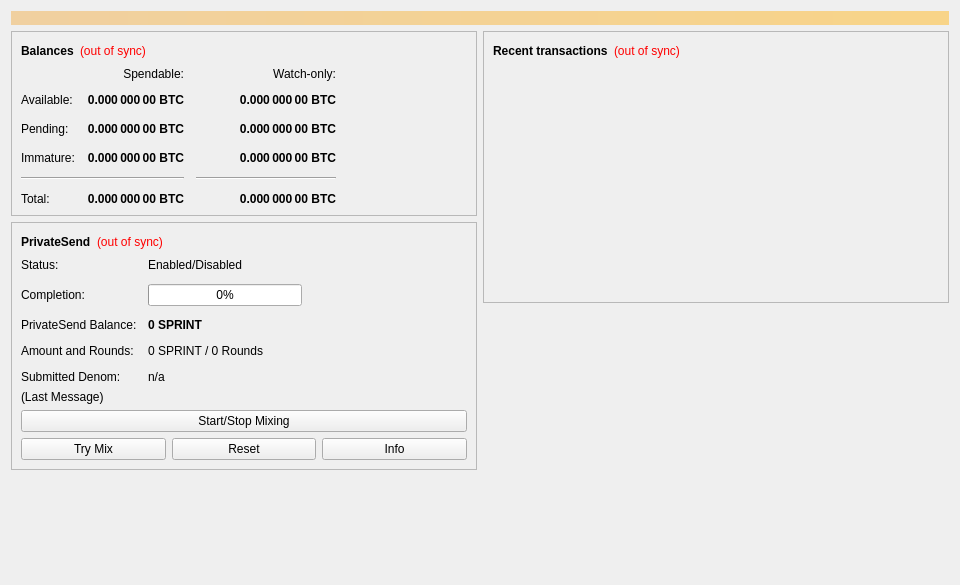
<?xml version="1.0" encoding="UTF-8"?>
<ui version="4.0">
 <class>OverviewPage</class>
 <widget class="QWidget" name="OverviewPage">
  <property name="geometry">
   <rect>
    <x>0</x>
    <y>0</y>
    <width>960</width>
    <height>585</height>
   </rect>
  </property>
  <property name="minimumSize">
   <size>
    <width>960</width>
    <height>0</height>
   </size>
  </property>
  <property name="windowTitle">
   <string>Form</string>
  </property>
  <layout class="QVBoxLayout" name="topLayout">
   <item>
    <widget class="QLabel" name="labelAlerts">
     <property name="visible">
      <bool>false</bool>
     </property>
     <property name="styleSheet">
      <string notr="true">QLabel { background-color: qlineargradient(x1: 0, y1: 0, x2: 1, y2: 0, stop:0 #F0D0A0, stop:1 #F8D488); color:#000000; }</string>
     </property>
     <property name="wordWrap">
      <bool>true</bool>
     </property>
     <property name="margin">
      <number>3</number>
     </property>
     <property name="textInteractionFlags">
      <set>Qt::TextSelectableByMouse</set>
     </property>
    </widget>
   </item>
   <item>
    <layout class="QHBoxLayout" name="horizontalLayout" stretch="1,1">
     <item>
      <layout class="QVBoxLayout" name="verticalLayout_2">
       <item>
        <widget class="QFrame" name="frame">
         <property name="frameShape">
          <enum>QFrame::StyledPanel</enum>
         </property>
         <property name="frameShadow">
          <enum>QFrame::Raised</enum>
         </property>
         <layout class="QVBoxLayout" name="verticalLayout_4">
          <item>
           <layout class="QHBoxLayout" name="horizontalLayout_4">
            <item>
             <widget class="QLabel" name="label_5">
              <property name="font">
               <font>
                <weight>75</weight>
                <bold>true</bold>
               </font>
              </property>
              <property name="text">
               <string>Balances</string>
              </property>
             </widget>
            </item>
            <item>
             <widget class="QLabel" name="labelWalletStatus">
              <property name="toolTip">
               <string>The displayed information may be out of date. Your wallet automatically synchronizes with the Sprint network after a connection is established, but this process has not completed yet.</string>
              </property>
              <property name="styleSheet">
               <string notr="true">QLabel { color: red; }</string>
              </property>
              <property name="text">
               <string notr="true">(out of sync)</string>
              </property>
              <property name="alignment">
               <set>Qt::AlignLeading|Qt::AlignLeft|Qt::AlignVCenter</set>
              </property>
             </widget>
            </item>
            <item>
             <spacer name="horizontalSpacer_3">
              <property name="orientation">
               <enum>Qt::Horizontal</enum>
              </property>
              <property name="sizeHint" stdset="0">
               <size>
                <width>40</width>
                <height>20</height>
               </size>
              </property>
             </spacer>
            </item>
           </layout>
          </item>
          <item>
           <layout class="QGridLayout" name="gridLayout">
            <property name="spacing">
             <number>12</number>
            </property>
            <item row="2" column="2">
             <widget class="QLabel" name="labelWatchPending">
              <property name="font">
               <font>
                <weight>75</weight>
                <bold>true</bold>
               </font>
              </property>
              <property name="cursor">
               <cursorShape>IBeamCursor</cursorShape>
              </property>
              <property name="toolTip">
               <string>Unconfirmed transactions to watch-only addresses</string>
              </property>
              <property name="text">
               <string notr="true">0.000 000 00 BTC</string>
              </property>
              <property name="alignment">
               <set>Qt::AlignRight|Qt::AlignTrailing|Qt::AlignVCenter</set>
              </property>
              <property name="textInteractionFlags">
               <set>Qt::LinksAccessibleByMouse|Qt::TextSelectableByKeyboard|Qt::TextSelectableByMouse</set>
              </property>
             </widget>
            </item>
            <item row="2" column="1">
             <widget class="QLabel" name="labelUnconfirmed">
              <property name="font">
               <font>
                <weight>75</weight>
                <bold>true</bold>
               </font>
              </property>
              <property name="cursor">
               <cursorShape>IBeamCursor</cursorShape>
              </property>
              <property name="toolTip">
               <string>Total of transactions that have yet to be confirmed, and do not yet count toward the spendable balance</string>
              </property>
              <property name="text">
               <string notr="true">0.000 000 00 BTC</string>
              </property>
              <property name="alignment">
               <set>Qt::AlignRight|Qt::AlignTrailing|Qt::AlignVCenter</set>
              </property>
              <property name="textInteractionFlags">
               <set>Qt::LinksAccessibleByMouse|Qt::TextSelectableByKeyboard|Qt::TextSelectableByMouse</set>
              </property>
             </widget>
            </item>
            <item row="3" column="2">
             <widget class="QLabel" name="labelWatchImmature">
              <property name="font">
               <font>
                <weight>75</weight>
                <bold>true</bold>
               </font>
              </property>
              <property name="cursor">
               <cursorShape>IBeamCursor</cursorShape>
              </property>
              <property name="toolTip">
               <string>Mined balance in watch-only addresses that has not yet matured</string>
              </property>
              <property name="text">
               <string notr="true">0.000 000 00 BTC</string>
              </property>
              <property name="alignment">
               <set>Qt::AlignRight|Qt::AlignTrailing|Qt::AlignVCenter</set>
              </property>
              <property name="textInteractionFlags">
               <set>Qt::LinksAccessibleByMouse|Qt::TextSelectableByKeyboard|Qt::TextSelectableByMouse</set>
              </property>
             </widget>
            </item>
            <item row="4" column="0" colspan="2">
             <widget class="Line" name="lineSpendableBalance">
              <property name="orientation">
               <enum>Qt::Horizontal</enum>
              </property>
             </widget>
            </item>
            <item row="4" column="2">
             <widget class="Line" name="lineWatchBalance">
              <property name="sizePolicy">
               <sizepolicy hsizetype="Preferred" vsizetype="Fixed">
                <horstretch>0</horstretch>
                <verstretch>0</verstretch>
               </sizepolicy>
              </property>
              <property name="minimumSize">
               <size>
                <width>140</width>
                <height>0</height>
               </size>
              </property>
              <property name="orientation">
               <enum>Qt::Horizontal</enum>
              </property>
             </widget>
            </item>
            <item row="5" column="0">
             <widget class="QLabel" name="labelTotalText">
              <property name="text">
               <string>Total:</string>
              </property>
             </widget>
            </item>
            <item row="3" column="1">
             <widget class="QLabel" name="labelImmature">
              <property name="font">
               <font>
                <weight>75</weight>
                <bold>true</bold>
               </font>
              </property>
              <property name="cursor">
               <cursorShape>IBeamCursor</cursorShape>
              </property>
              <property name="toolTip">
               <string>Mined balance that has not yet matured</string>
              </property>
              <property name="text">
               <string notr="true">0.000 000 00 BTC</string>
              </property>
              <property name="alignment">
               <set>Qt::AlignRight|Qt::AlignTrailing|Qt::AlignVCenter</set>
              </property>
              <property name="textInteractionFlags">
               <set>Qt::LinksAccessibleByMouse|Qt::TextSelectableByKeyboard|Qt::TextSelectableByMouse</set>
              </property>
             </widget>
            </item>
            <item row="2" column="3">
             <spacer name="horizontalSpacer_2">
              <property name="orientation">
               <enum>Qt::Horizontal</enum>
              </property>
              <property name="sizeHint" stdset="0">
               <size>
                <width>40</width>
                <height>20</height>
               </size>
              </property>
             </spacer>
            </item>
            <item row="3" column="0">
             <widget class="QLabel" name="labelImmatureText">
              <property name="text">
               <string>Immature:</string>
              </property>
             </widget>
            </item>
            <item row="5" column="1">
             <widget class="QLabel" name="labelTotal">
              <property name="font">
               <font>
                <weight>75</weight>
                <bold>true</bold>
               </font>
              </property>
              <property name="cursor">
               <cursorShape>IBeamCursor</cursorShape>
              </property>
              <property name="toolTip">
               <string>Your current total balance</string>
              </property>
              <property name="text">
               <string notr="true">0.000 000 00 BTC</string>
              </property>
              <property name="alignment">
               <set>Qt::AlignRight|Qt::AlignTrailing|Qt::AlignVCenter</set>
              </property>
              <property name="textInteractionFlags">
               <set>Qt::LinksAccessibleByMouse|Qt::TextSelectableByKeyboard|Qt::TextSelectableByMouse</set>
              </property>
             </widget>
            </item>
            <item row="5" column="2">
             <widget class="QLabel" name="labelWatchTotal">
              <property name="font">
               <font>
                <weight>75</weight>
                <bold>true</bold>
               </font>
              </property>
              <property name="cursor">
               <cursorShape>IBeamCursor</cursorShape>
              </property>
              <property name="toolTip">
               <string>Current total balance in watch-only addresses</string>
              </property>
              <property name="text">
               <string notr="true">0.000 000 00 BTC</string>
              </property>
              <property name="alignment">
               <set>Qt::AlignRight|Qt::AlignTrailing|Qt::AlignVCenter</set>
              </property>
              <property name="textInteractionFlags">
               <set>Qt::LinksAccessibleByMouse|Qt::TextSelectableByKeyboard|Qt::TextSelectableByMouse</set>
              </property>
             </widget>
            </item>
            <item row="0" column="2">
             <widget class="QLabel" name="labelWatchonly">
              <property name="text">
               <string>Watch-only:</string>
              </property>
              <property name="alignment">
               <set>Qt::AlignRight|Qt::AlignTrailing|Qt::AlignVCenter</set>
              </property>
             </widget>
            </item>
            <item row="1" column="0">
             <widget class="QLabel" name="labelBalanceText">
              <property name="text">
               <string>Available:</string>
              </property>
             </widget>
            </item>
            <item row="1" column="1">
             <widget class="QLabel" name="labelBalance">
              <property name="font">
               <font>
                <weight>75</weight>
                <bold>true</bold>
               </font>
              </property>
              <property name="cursor">
               <cursorShape>IBeamCursor</cursorShape>
              </property>
              <property name="toolTip">
               <string>Your current spendable balance</string>
              </property>
              <property name="text">
               <string notr="true">0.000 000 00 BTC</string>
              </property>
              <property name="alignment">
               <set>Qt::AlignRight|Qt::AlignTrailing|Qt::AlignVCenter</set>
              </property>
              <property name="textInteractionFlags">
               <set>Qt::LinksAccessibleByMouse|Qt::TextSelectableByKeyboard|Qt::TextSelectableByMouse</set>
              </property>
             </widget>
            </item>
            <item row="1" column="2">
             <widget class="QLabel" name="labelWatchAvailable">
              <property name="font">
               <font>
                <weight>75</weight>
                <bold>true</bold>
               </font>
              </property>
              <property name="cursor">
               <cursorShape>IBeamCursor</cursorShape>
              </property>
              <property name="toolTip">
               <string>Your current balance in watch-only addresses</string>
              </property>
              <property name="text">
               <string notr="true">0.000 000 00 BTC</string>
              </property>
              <property name="alignment">
               <set>Qt::AlignRight|Qt::AlignTrailing|Qt::AlignVCenter</set>
              </property>
              <property name="textInteractionFlags">
               <set>Qt::LinksAccessibleByMouse|Qt::TextSelectableByKeyboard|Qt::TextSelectableByMouse</set>
              </property>
             </widget>
            </item>
            <item row="2" column="0">
             <widget class="QLabel" name="labelPendingText">
              <property name="text">
               <string>Pending:</string>
              </property>
             </widget>
            </item>
            <item row="0" column="1">
             <widget class="QLabel" name="labelSpendable">
              <property name="text">
               <string>Spendable:</string>
              </property>
              <property name="alignment">
               <set>Qt::AlignRight|Qt::AlignTrailing|Qt::AlignVCenter</set>
              </property>
             </widget>
            </item>
           </layout>
          </item>
         </layout>
        </widget>
       </item>
       <item>
        <widget class="QFrame" name="framePrivateSend">
         <property name="layoutDirection">
          <enum>Qt::LeftToRight</enum>
         </property>
         <property name="frameShape">
          <enum>QFrame::StyledPanel</enum>
         </property>
         <property name="frameShadow">
          <enum>QFrame::Raised</enum>
         </property>
         <layout class="QVBoxLayout" name="VerticalLayout_PS1">
          <item>
           <layout class="QHBoxLayout" name="horizontalLayout_5">
            <item>
             <widget class="QLabel" name="labelPrivateSendHeader">
              <property name="font">
               <font>
                <weight>75</weight>
                <bold>true</bold>
               </font>
              </property>
              <property name="text">
               <string>PrivateSend</string>
              </property>
             </widget>
            </item>
            <item>
             <widget class="QLabel" name="labelPrivateSendSyncStatus">
              <property name="toolTip">
               <string>The displayed information may be out of date. Your wallet automatically synchronizes with the Sprint network after a connection is established, but this process has not completed yet.</string>
              </property>
              <property name="styleSheet">
               <string notr="true">QLabel { color: red; }</string>
              </property>
              <property name="text">
               <string notr="true">(out of sync)</string>
              </property>
              <property name="alignment">
               <set>Qt::AlignLeading|Qt::AlignLeft|Qt::AlignVCenter</set>
              </property>
             </widget>
            </item>
            <item>
             <spacer name="horizontalSpacer_4">
              <property name="orientation">
               <enum>Qt::Horizontal</enum>
              </property>
              <property name="sizeHint" stdset="0">
               <size>
                <width>40</width>
                <height>20</height>
               </size>
              </property>
             </spacer>
            </item>
           </layout>
          </item>
          <item>
           <layout class="QFormLayout" name="privateSendFormLayout">
            <property name="fieldGrowthPolicy">
             <enum>QFormLayout::AllNonFixedFieldsGrow</enum>
            </property>
            <property name="horizontalSpacing">
             <number>11</number>
            </property>
            <property name="verticalSpacing">
             <number>12</number>
            </property>
            <item row="0" column="0">
             <widget class="QLabel" name="labelPrivateSendEnabledText">
              <property name="text">
               <string>Status:</string>
              </property>
             </widget>
            </item>
            <item row="0" column="1">
             <widget class="QLabel" name="labelPrivateSendEnabled">
              <property name="text">
               <string>Enabled/Disabled</string>
              </property>
             </widget>
            </item>
            <item row="1" column="0">
             <widget class="QLabel" name="labelCompletitionText">
              <property name="text">
               <string>Completion:</string>
              </property>
             </widget>
            </item>
            <item row="1" column="1">
             <widget class="QProgressBar" name="privateSendProgress">
              <property name="maximumSize">
               <size>
                <width>154</width>
                <height>16777215</height>
               </size>
              </property>
              <property name="value">
               <number>0</number>
              </property>
             </widget>
            </item>
            <item row="2" column="0">
             <widget class="QLabel" name="labelAnonymizedText">
              <property name="text">
               <string>PrivateSend Balance:</string>
              </property>
             </widget>
            </item>
            <item row="2" column="1">
             <widget class="QLabel" name="labelAnonymized">
              <property name="font">
               <font>
                <weight>75</weight>
                <bold>true</bold>
               </font>
              </property>
              <property name="text">
               <string notr="true">0 SPRINT</string>
              </property>
             </widget>
            </item>
            <item row="3" column="0">
             <widget class="QLabel" name="labelAmountAndRoundsText">
              <property name="text">
               <string>Amount and Rounds:</string>
              </property>
             </widget>
            </item>
            <item row="3" column="1">
             <widget class="QLabel" name="labelAmountRounds">
              <property name="text">
               <string>0 SPRINT / 0 Rounds</string>
              </property>
             </widget>
            </item>
            <item row="4" column="0">
             <widget class="QLabel" name="labelSubmittedDenomText">
              <property name="text">
               <string>Submitted Denom:</string>
              </property>
             </widget>
            </item>
            <item row="4" column="1">
             <widget class="QLabel" name="labelSubmittedDenom">
              <property name="toolTip">
               <string>The denominations you submitted to the Masternode.&lt;br&gt;To mix, other users must submit the exact same denominations.</string>
              </property>
              <property name="text">
               <string>n/a</string>
              </property>
             </widget>
            </item>
           </layout>
          </item>
          <item>
           <layout class="QVBoxLayout" name="VerticalLayout_PS">
            <item>
             <widget class="QLabel" name="labelPrivateSendLastMessage">
              <property name="text">
               <string>(Last Message)</string>
              </property>
              <property name="alignment">
               <set>Qt::AlignLeading|Qt::AlignLeft|Qt::AlignTop</set>
              </property>
              <property name="wordWrap">
               <bool>true</bool>
              </property>
             </widget>
            </item>
            <item>
             <widget class="QPushButton" name="togglePrivateSend">
              <property name="sizePolicy">
               <sizepolicy hsizetype="MinimumExpanding" vsizetype="Fixed">
                <horstretch>0</horstretch>
                <verstretch>0</verstretch>
               </sizepolicy>
              </property>
              <property name="text">
               <string>Start/Stop Mixing</string>
              </property>
             </widget>
            </item>
            <item>
             <layout class="QHBoxLayout" name="horizontalLayout_debugbuttons">
              <item>
               <widget class="QPushButton" name="privateSendAuto">
                <property name="sizePolicy">
                 <sizepolicy hsizetype="MinimumExpanding" vsizetype="Fixed">
                  <horstretch>0</horstretch>
                  <verstretch>0</verstretch>
                 </sizepolicy>
                </property>
                <property name="toolTip">
                 <string>Try to manually submit a PrivateSend request.</string>
                </property>
                <property name="text">
                 <string>Try Mix</string>
                </property>
               </widget>
              </item>
              <item>
               <widget class="QPushButton" name="privateSendReset">
                <property name="sizePolicy">
                 <sizepolicy hsizetype="MinimumExpanding" vsizetype="Fixed">
                  <horstretch>0</horstretch>
                  <verstretch>0</verstretch>
                 </sizepolicy>
                </property>
                <property name="toolTip">
                 <string>Reset the current status of PrivateSend (can interrupt PrivateSend if it's in the process of Mixing, which can cost you money!)</string>
                </property>
                <property name="autoFillBackground">
                 <bool>false</bool>
                </property>
                <property name="text">
                 <string>Reset</string>
                </property>
               </widget>
              </item>
              <item>
               <widget class="QPushButton" name="privateSendInfo">
                <property name="sizePolicy">
                 <sizepolicy hsizetype="MinimumExpanding" vsizetype="Fixed">
                  <horstretch>0</horstretch>
                  <verstretch>0</verstretch>
                 </sizepolicy>
                </property>
                <property name="toolTip">
                 <string>Information about PrivateSend and Mixing</string>
                </property>
                <property name="text">
                 <string>Info</string>
                </property>
               </widget>
              </item>
             </layout>
            </item>
           </layout>
          </item>
         </layout>
        </widget>
       </item>
       <item>
        <spacer name="verticalSpacer">
         <property name="orientation">
          <enum>Qt::Vertical</enum>
         </property>
         <property name="sizeHint" stdset="0">
          <size>
           <width>20</width>
           <height>40</height>
          </size>
         </property>
        </spacer>
       </item>
      </layout>
     </item>
     <item>
      <layout class="QVBoxLayout" name="verticalLayout_3">
       <item>
        <widget class="QFrame" name="frame_2">
         <property name="frameShape">
          <enum>QFrame::StyledPanel</enum>
         </property>
         <property name="frameShadow">
          <enum>QFrame::Raised</enum>
         </property>
         <layout class="QVBoxLayout" name="verticalLayout">
          <item>
           <layout class="QHBoxLayout" name="horizontalLayout_2">
            <item>
             <widget class="QLabel" name="label_4">
              <property name="font">
               <font>
                <weight>75</weight>
                <bold>true</bold>
               </font>
              </property>
              <property name="text">
               <string>Recent transactions</string>
              </property>
             </widget>
            </item>
            <item>
             <widget class="QLabel" name="labelTransactionsStatus">
              <property name="toolTip">
               <string>The displayed information may be out of date. Your wallet automatically synchronizes with the Sprint network after a connection is established, but this process has not completed yet.</string>
              </property>
              <property name="styleSheet">
               <string notr="true">QLabel { color: red; }</string>
              </property>
              <property name="text">
               <string notr="true">(out of sync)</string>
              </property>
              <property name="alignment">
               <set>Qt::AlignLeading|Qt::AlignLeft|Qt::AlignVCenter</set>
              </property>
             </widget>
            </item>
            <item>
             <spacer name="horizontalSpacer">
              <property name="orientation">
               <enum>Qt::Horizontal</enum>
              </property>
              <property name="sizeHint" stdset="0">
               <size>
                <width>40</width>
                <height>20</height>
               </size>
              </property>
             </spacer>
            </item>
           </layout>
          </item>
          <item>
           <widget class="QListView" name="listTransactions">
            <property name="styleSheet">
             <string notr="true">QListView { background: transparent; }</string>
            </property>
            <property name="frameShape">
             <enum>QFrame::NoFrame</enum>
            </property>
            <property name="verticalScrollBarPolicy">
             <enum>Qt::ScrollBarAlwaysOff</enum>
            </property>
            <property name="horizontalScrollBarPolicy">
             <enum>Qt::ScrollBarAlwaysOff</enum>
            </property>
            <property name="selectionMode">
             <enum>QAbstractItemView::NoSelection</enum>
            </property>
           </widget>
          </item>
         </layout>
        </widget>
       </item>
       <item>
        <spacer name="verticalSpacer_2">
         <property name="orientation">
          <enum>Qt::Vertical</enum>
         </property>
         <property name="sizeHint" stdset="0">
          <size>
           <width>20</width>
           <height>40</height>
          </size>
         </property>
        </spacer>
       </item>
      </layout>
     </item>
    </layout>
   </item>
  </layout>
 </widget>
 <resources/>
 <connections/>
</ui>
